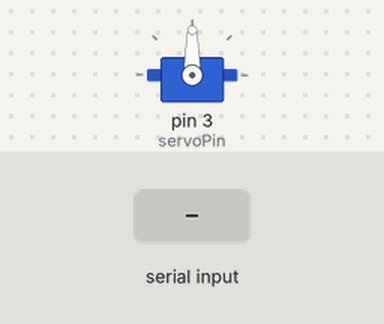
This sketch was run on a simulated Arduino Uno, built with avr-gcc and run on an emulated ATmega328P. On the bench: servo. Inputs (shaded band) come from the test bench.

Above: at 1.2 s.
1.3 s: "90,45\n" received over Serial
At 1.9 s:
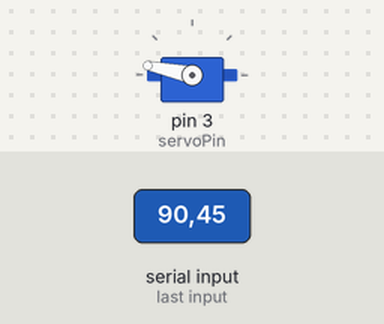
2.8 s: "30,150\n" received over Serial
At 3.1 s:
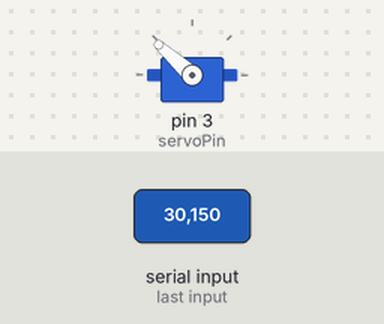
4.3 s: "90\n" received over Serial
At 5.3 s:
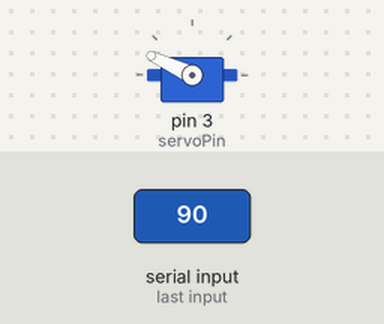
Timing chart, 0 to 7.3 s (numbered marks = the images above; inputs shaded):
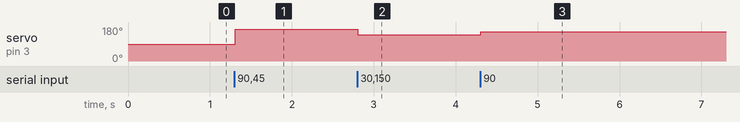

Measured:
- after the input at 1.3 s, servo on pin 3 (servoPin): 90° → 168° at once
- after the input at 2.8 s, servo on pin 3 (servoPin): 168° → 138° at once
- after the input at 4.3 s, servo on pin 3 (servoPin): 138° → 155° at once

The sketch:

sketch.ino
```cpp
#include <Servo.h>

Servo servo;
int servoPin = 3;

void setup() {
  Serial.begin(9600);
  servo.attach(servoPin);
}

void loop() {
  if (Serial.available()) {
    int faceCenterX = Serial.parseInt();
    if (Serial.read() == '\n') {
      int servoPos = map(faceCenterX, 0, 640, 180, 0);  // Инвертирование маппинга
      servo.write(servoPos);
    }
  }
}
```
